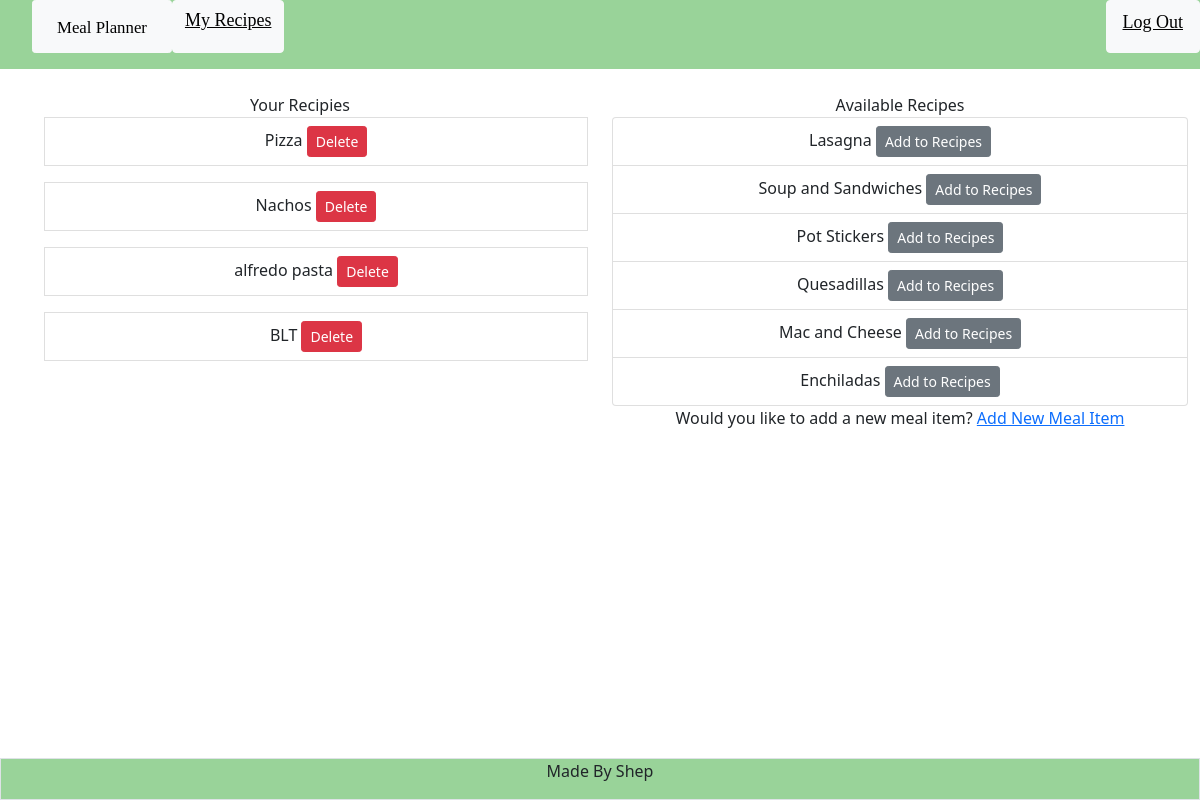
Screenshot of /show_meal (signed in) with the database file from the repository.
### tables this page shows
CREATE TABLE meal_items (meal_id INTEGER PRIMARY KEY AUTOINCREMENT, meal_name TEXT NOT NULL, is_easy BOOL);

### app.py (the view)
@app.route("/show_meal", methods =["GET"])
@login_required
def show_meal():
    db = get_db()
    res = db.cursor().execute("SELECT meal_name, meal_items.meal_id FROM meal_items JOIN cookbook ON meal_items.meal_id = cookbook.meal_id WHERE cookbook.person_id == (?)", [session['user_id']])
    user_meals = res.fetchall()
    print("the users' meals are...")
    print(user_meals)
    recipes = db.cursor().execute("SELECT meal_name, meal_id FROM meal_items")
    all_meals = recipes.fetchall()
    db.close()
    return render_template("/food.html", user_meals = user_meals, all_meals = all_meals)

### app.py (called while the page is built)
def login_required(f):
    @wraps(f)
    def decorated_function(*args, **kwargs):
        if session.get("user_id") is None:
            return redirect("/login")
        return f(*args, **kwargs)
    return decorated_function

### templates/food.html
{% extends "layout.html" %}
{% block main %}
<container class="container">
    <div class="row">
        <div class="col">
            <h8> Your Recipies</h8>
            {% if user_meals %}
            {% for meal in user_meals %}
            <ul class="list group">
                <li class="list-group-item list-group-item-action">{{ meal[0] }}
                    <button class="btn btn-danger btn-sm" onClick="delete_recipe(this.value, this.id)" name="delete_btn" type="button" id="{{ meal[1] }}" value =" {{ meal[0] }}"><a class="hidden_btn" href ="/show_meal">Delete</a></button>
                </li>
            </ul>
            {% endfor %}
            {% else %}
            <p>No Recipes Added</p>
            {% endif %}
        </div>
        <div class="col">
            <div>
                <h8>Available Recipes</h8>
                <ul class="list-group">
                    {% for meal in all_meals%}
                        {% if not meal in user_meals%}
                            <li class="list-group-item list-group-item-action"> {{ meal[0] }}
                            <button class="btn btn-secondary btn-sm" type="button" name="add_recipe_btn" id=" {{ meal[1] }}" value=" {{ meal[0] }}"
                                onClick="add_recipe(this.value, this.id)"><a class="hidden_btn" href ="/show_meal">Add to Recipes</a></button>
                            </li>
                        {% endif %}
                    {% endfor %}
                </ul>
            </div>
            <h8>Would you like to add a new meal item?</h8>
            <a href="/add_meal">Add New Meal Item</a>
        </div>
    </div>
</container>
{% endblock %}

### static/style.css (style rules this page uses)
body { min-height: 95vh; width: 100%; }
.hidden_btn { color: white; text-decoration: none; }

### rows the page displays
meal_items: meal_name "Pizza"
meal_items: meal_name "Nachos"
meal_items: meal_name "alfredo pasta"
meal_items: meal_name "BLT"
meal_items: meal_name "Lasagna"
meal_items: meal_name "Soup and Sandwiches"
meal_items: meal_name "Pot Stickers"
meal_items: meal_name "Quesadillas"
meal_items: meal_name "Mac and Cheese"
meal_items: meal_name "Enchiladas"
